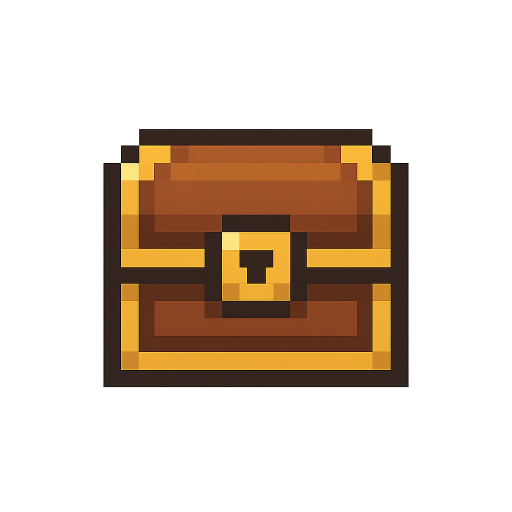
#> input picture data/objects/treasure.png, 1024 x 1024 px, found by its file name (shown at 1/2 size)
$ python mesh.py
#> lines starting #> are read from the running program, lines starting #| are printed output that depends on the picture; after the words box and inside, x2 and y2 are one past the last pixel; in counts of white or black regions, pixels touching at a corner belong together
### gen_pixel_art/utils.py
"""Utility functions for generative pixel art."""
from PIL import Image, ImageDraw
import numpy as np

def crop_border(image : Image.Image, num_pixels: int=1) -> Image.Image:
    """Crop the boder of an image by a few pixels."""
    width, height = image.size
    box = (num_pixels, num_pixels, width - num_pixels, height - num_pixels)
    cropped = image.crop(box)
    return cropped

def rgba_to_masked_grayscale(image: Image.Image, opacity_threshold: int = 128) -> Image.Image:
    """
    Convert an RGBA image to 8-bit grayscale,
    forcing any semi- or fully-transparent pixel to zero.
    """
    rgba = image.convert("RGBA")
    arr = np.array(rgba)

    # get channels and compute luma (Rec. 601)
    r, g, b, a = arr[..., 0], arr[..., 1], arr[..., 2], arr[..., 3]
    luma = (0.299*r + 0.587*g + 0.114*b).astype(np.uint8)

    # zero out anything below the opacity threshold
    luma[a < opacity_threshold] = 0

    greyscale = Image.fromarray(luma, mode="L")
    return greyscale

# [43 lines left out: functions overlay_grid_lines, scale_img, naive_downsample_upsample, not called in this run]

### gen_pixel_art/mesh.py
from pathlib import Path
from PIL import Image
import numpy as np
import cv2
from gen_pixel_art import utils

def close_edges(edges: np.ndarray, kernel_size: int = 10) -> np.ndarray:
    """
    Apply a morphological closing to fill small gaps in edge map.
    """
    # Use a rectangular kernel of size kernel_size x kernel_size
    kernel = cv2.getStructuringElement(cv2.MORPH_RECT, (kernel_size, kernel_size))
    closed = cv2.morphologyEx(edges, cv2.MORPH_CLOSE, kernel)
    return closed

def cluster_lines(lines: list[int], threshold: int = 4) -> list[int]:
    """Remove lines that are too close to each other by clustering near values"""
    if not lines:
        return []
    lines = sorted(lines)
    clusters = [[lines[0]]]
    for p in lines[1:]:
        if abs(p - clusters[-1][-1]) <= threshold:
            clusters[-1].append(p)
        else:
            clusters.append([p])
    # use the median of each cluster
    return [int(np.median(cluster)) for cluster in clusters]

def detect_grid_lines(edges: np.ndarray,
                      hough_rho: float = 1.0,
                      hough_theta_rad: float = np.deg2rad(1),
                      hough_threshold: int = 100,
                      hough_min_line_len: int = 50,
                      hough_max_line_gap: int = 10,
                      angle_threshold_deg = 15
                     ) -> tuple[list[int], list[int]]:
    """
    - Use Hough line transformation to detect the pixel edges.
    - Only keep lines that are close to vertical or horizontal
    - Cluster the lines so they aren't too close
    Return:
    - two lists: x-coordinates (vertical lines) and y-coordinates (horizontal lines)
    """
    hough_lines = cv2.HoughLinesP(edges,
                                  hough_rho,
                                  hough_theta_rad,
                                  hough_threshold,
                                  minLineLength=hough_min_line_len,
                                  maxLineGap=hough_max_line_gap)

    height, width = edges.shape
    # Include the sides of the image in lines since they aren't detected by the Hough transform
    lines_x, lines_y = [0, width-1], [0, height-1]
    if hough_lines is None:
        return lines_x, lines_y

    # Loop over all detected lines, only keep the ones that are close to verticle or horizontal
    for x1, y1, x2, y2 in hough_lines[:,0]:
        dx, dy = x2 - x1, y2 - y1
        angle = abs(np.arctan2(dy, dx))
        # vertical if angle > 90- threshold, horizontal if angle < threshold
        if angle > np.deg2rad(90-angle_threshold_deg):
            lines_x.append(round((x1 + x2)/2))
        elif angle < np.deg2rad(angle_threshold_deg):
            lines_y.append(round((y1 + y2)/2))

    unclustered_lines_x = cluster_lines(lines_x)
    unclustered_lines_y = cluster_lines(lines_y)
    return unclustered_lines_x, unclustered_lines_y

def get_pixel_width(lines_x: list[int], lines_y: list[int], trim_outlier_fraction: float = 0.2) -> int:
    """
    Takes lists of line coordinates in x and y direction, and outlier fraction.
    Returns the predicted pixel width by filtering outliers and taking the median.
    We assume that the grid spacing is equal in box x and y direction,
    which is why dx and dy are concatenated.

    The resulting width does not have to be perfect because the color of the pixels
    are detemined by which color is mostly in the corresponding cells.

    This method could be generalized to cases when the pixel size in the x direction
    is different from the y direction, then the width of each direction
    would have to be calculated separately.
    """
    dx = np.diff(lines_x)
    dy = np.diff(lines_y)
    gaps = np.concatenate((dx, dy))

    # Filter lower and upper percentile
    low = np.percentile(gaps, 100 * trim_outlier_fraction)
    hi = np.percentile(gaps, 100 * (1 - trim_outlier_fraction))
    middle = gaps[(gaps >= low) & (gaps <= hi)]
    if len(middle) == 0:
        # fallback to median of all gaps
        middle = gaps

    return np.median(middle)

def homogenize_lines(lines: list[int], pixel_width: int) -> list[int]:
    """
    Given sorted line coords and pixel width,
    further partition those line coordinates to approximately even spacing.
    """
    section_widths = np.diff(lines)
    complete_lines = lines[:-1]
    for index, section_width in enumerate(section_widths):
        # Get number of pixels to partition section width into
        num_pixels = int(np.round(section_width / pixel_width))
        if num_pixels == 0:
            section_pixel_width = 0
        else:
            section_pixel_width = section_width / num_pixels
        line_start = lines[index]
        section_lines = [line_start + int(n*section_pixel_width) for n in range(num_pixels)]
        # Replace the start index in completed lines with list of new line coordinates
        # Everything will be unpacked after to maintain indexes
        complete_lines[index] = section_lines

    complete_lines = [line for sublist in complete_lines for line in sublist]
    # Add last line back in because it was excluded earlier
    complete_lines.append(lines[-1])

    return complete_lines

def compute_mesh(img: Image.Image,
                 canny_thresholds: tuple[int] = (50, 200),
                 closure_kernel_size: int = 8,
                 output_dir: Path | None = None) -> tuple[list[int]]:
    """
    Finds grid lines of a high resolution noisy image.
    - Uses Canny edge detector to find vertical and horizontal edges
    - Closes small gets between edges with morphological closing
    - Uses Hough transform to detect pixel edge lines
    - Finds true width of pixels from line differences
    - Completes mesh by filling in gaps between identified lines
    inputs:
        img_path: Path to image
        canny_thresholds: thresholds 1 and 2 for canny edge detection algorithm
        morphological_closure_kernel_size: Kernel size for the morphological closure

    """
    # Crop border and zero out mostly transparent pixels from alpha
    cropped_img = utils.crop_border(img, num_pixels=2)
    grey_img = utils.rgba_to_masked_grayscale(cropped_img)

    # Find edges using Canny edge detection
    edges = cv2.Canny(np.array(grey_img), *canny_thresholds)

    # Close small gaps in edges with morphological closing
    closed_edges = close_edges(edges, kernel_size=closure_kernel_size)

    # Use Hough transform to detect the pixel lines
    lines_x, lines_y = detect_grid_lines(closed_edges)

    # Get the true width of the pixels
    pixel_width = get_pixel_width(lines_x, lines_y)

    # Fill in the gaps between the lines to complete the grid
    mesh_x = homogenize_lines(lines_x, pixel_width)
    mesh_y = homogenize_lines(lines_y, pixel_width)

    if output_dir is not None:
        edges_img = Image.fromarray(edges, mode="L")
        edges_img.save(output_dir / "edges.png")
        closed_edges_img = Image.fromarray(closed_edges, mode="L")
        closed_edges_img.save(output_dir / "closed_edges.png")

        img_with_lines = utils.overlay_grid_lines(img, lines_x, lines_y)
        img_with_lines.save(output_dir / "lines.png")
        img_with_completed_lines = utils.overlay_grid_lines(img, mesh_x, mesh_y)
        img_with_completed_lines.save(output_dir / "mesh.png")

    return mesh_x, mesh_y

def main():
    img_path = Path.cwd() / "data" / "objects" / "treasure.png"
    img = Image.open(img_path).convert("RGBA")
#> img is the input picture: PIL image 1024x1024 RGBA; mean R, G, B, A 104, 84.5, 67.5, 74.7
    grid_lines = compute_mesh(img)
#> in rgba_to_masked_grayscale, `r, g, b, a = arr[..., 0], arr[..., 1], arr[..., 2], arr[..., 3]`:
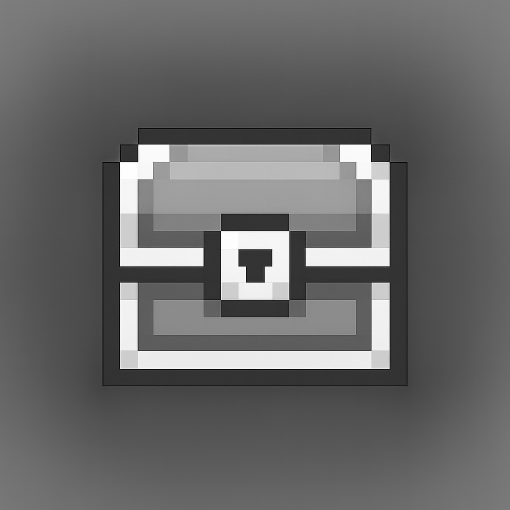
#> r: shape (1020, 1020) (shown at 1/2 size); min 0, max 255, mean 103.9
#> in rgba_to_masked_grayscale, `r, g, b, a = arr[..., 0], arr[..., 1], arr[..., 2], arr[..., 3]`:
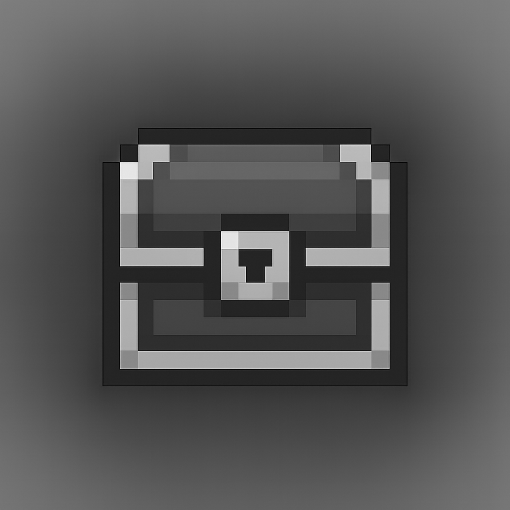
#> g: shape (1020, 1020) (shown at 1/2 size); min 0, max 255, mean 84.3
#> in rgba_to_masked_grayscale, `r, g, b, a = arr[..., 0], arr[..., 1], arr[..., 2], arr[..., 3]`:
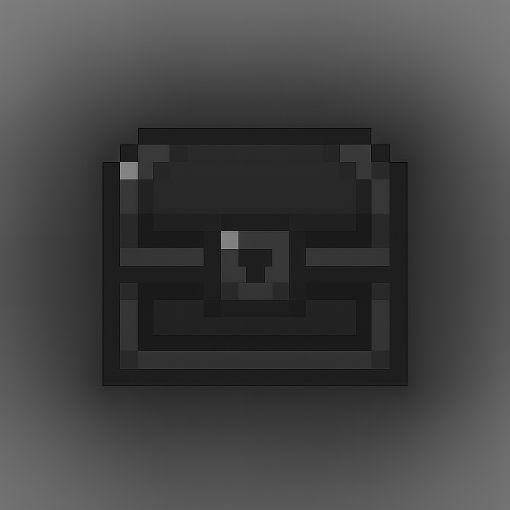
#> b: shape (1020, 1020) (shown at 1/2 size); min 0, max 208, mean 67.2
#> in rgba_to_masked_grayscale, `r, g, b, a = arr[..., 0], arr[..., 1], arr[..., 2], arr[..., 3]`:
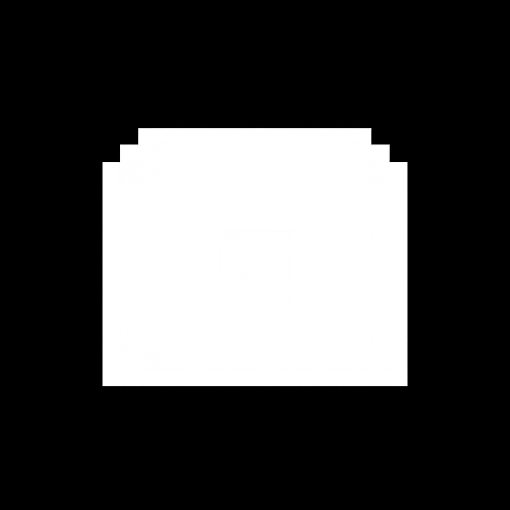
#> a: shape (1020, 1020) (shown at 1/2 size); min 0, max 255, mean 75.3
#> in rgba_to_masked_grayscale, `luma[a < opacity_threshold] = 0`:
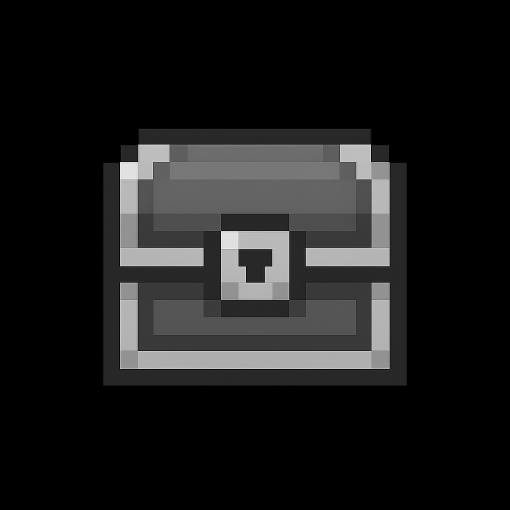
#> luma: shape (1020, 1020) (shown at 1/2 size); min 0, max 249, mean 26.9
#> in compute_mesh, `edges = cv2.Canny(np.array(grey_img), *canny_thresholds)`:
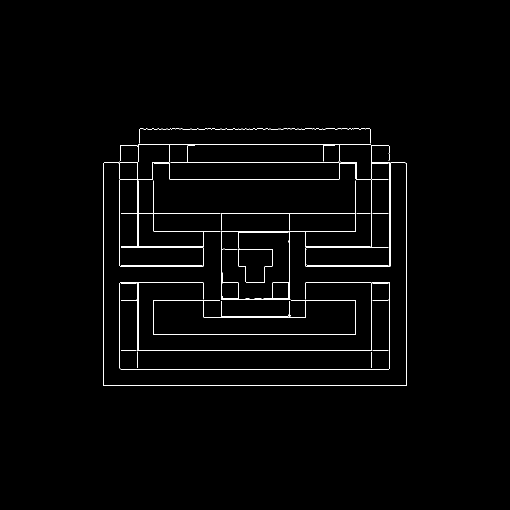
#> edges: shape (1020, 1020) (shown at 1/2 size); 1.2% white in thin lines or dots, all inside (x1, y1, x2, y2) = (206, 257, 814, 772)
#> in close_edges, `closed = cv2.morphologyEx(edges, cv2.MORPH_CLOSE, kernel)`:
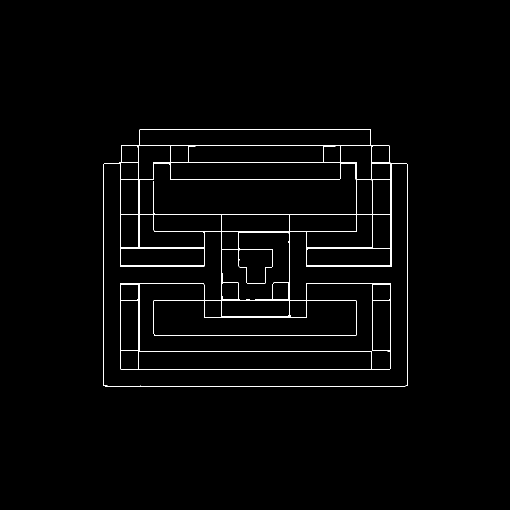
#> closed: shape (1020, 1020) (shown at 1/2 size); 1.4% white in thin lines or dots, all inside (x1, y1, x2, y2) = (207, 258, 815, 773)
#> in detect_grid_lines, `hough_lines = cv2.HoughLinesP(edges, hough_rho, hough_theta_rad, hough..`: hough_lines = 48 rows, first 6: [210, 772, 810, 772], [242, 739, 778, 739], [306, 325, 713, 325], [340, 359, 679, 359], [240, 428, 782, 428], [276, 702, 743, 702]
#> the loop in detect_grid_lines, `for x1, y1, x2, y2 in hough_lines[:,0]:` made 48 passes
#> (x1, y1, x2, y2, dx, dy, angle) on passes 1 to 8: (210, 772, 810, 772, 600, 0, 0), (242, 739, 778, 739, 536, 0, 0), (306, 325, 713, 325, 407, 0, 0), (340, 359, 679, 359, 339, 0, 0), (240, 428, 782, 428, 542, 0, 0), (276, 702, 743, 702, 467, 0, 0), (277, 290, 742, 290, 465, 0, 0), (814, 771, 814, 328, 0, -443, 1.57)
#> after the loop in detect_grid_lines, `for x1, y1, x2, y2 in hough_lines[:,0]:`: lines_x = [0, 1019, 814, 207, 240, 780, 276, 277, 744, 278, 781, 712, 782, 443, 579, 307, 612, 408, 278, 743]; lines_y = 32 values, max 1019 at index 1, min 0 at index 0, mean 505.2
#> in cluster_lines, `lines = sorted(lines)`: lines = [0, 207, 240, 276, 277, 278, 278, 307, 408, 443, 579, 612, 712, 743, 744, 780, 781, 782, 814, 1019]
#> in cluster_lines, `clusters = [[lines[0]]]`: clusters = [[0]]
#> the loop in cluster_lines, `for p in lines[1:]:` made 19 passes
#> p on passes 1 to 8: 207, 240, 276, 277, 278, 278, 307, 408
#> after the loop in cluster_lines, `for p in lines[1:]:`: clusters = [[0], [207], [240], [276, 277, 278, 278], [307], [408], [443], [579], [612], [712], [743, 744], [780, 781, 782], [814], [1019]]
#> in detect_grid_lines, `unclustered_lines_x = cluster_lines(lines_x)`: unclustered_lines_x = [0, 207, 240, 277, 307, 408, 443, 579, 612, 712, 743, 781, 814, 1019]
#> the loop in cluster_lines (call 2), `for p in lines[1:]:` made 31 passes
#> p on passes 1 to 8: 258, 258, 259, 290, 325, 326, 359, 428
#> in detect_grid_lines, `unclustered_lines_y = cluster_lines(lines_y)`: unclustered_lines_y = [0, 258, 290, 325, 359, 428, 463, 495, 532, 566, 600, 634, 670, 702, 739, 772, 1019]
#> in compute_mesh, `lines_x, lines_y = detect_grid_lines(closed_edges)`: lines_x has the same summary as unclustered_lines_x in detect_grid_lines; lines_y has the same summary as unclustered_lines_y in detect_grid_lines
#> in get_pixel_width, `dx = np.diff(lines_x)`: dx = [207, 33, 37, 30, 101, 35, 136, 33, 100, 31, 38, 33, 205]
#> in get_pixel_width, `dy = np.diff(lines_y)`: dy = [258, 32, 35, 34, 69, 35, 32, 37, 34, 34, 34, 36, 32, 37, 33, 247]
#> in get_pixel_width, `gaps = np.concatenate((dx, dy))`: gaps = 29 values, max 258 at index 13, min 30 at index 3, mean 70.28
#> in get_pixel_width, `low = np.percentile(gaps, 100 * trim_outlier_fraction)`: low = 33
#> in get_pixel_width, `hi = np.percentile(gaps, 100 * (1 - trim_outlier_fraction))`: hi = 100.4
#> in get_pixel_width, `middle = gaps[(gaps >= low) & (gaps <= hi)]`: middle = 18 values, max 100 at index 4, min 33 at index 0, mean 40.39
#> in compute_mesh, `pixel_width = get_pixel_width(lines_x, lines_y)`: pixel_width = 35
#> in homogenize_lines, `section_widths = np.diff(lines)`: section_widths has the same summary as dx in get_pixel_width
#> in homogenize_lines, `complete_lines = lines[:-1]`: complete_lines = [0, 207, 240, 277, 307, 408, 443, 579, 612, 712, 743, 781, 814]
#> the loop in homogenize_lines, `for index, section_width in enumerate(section_widths):` made 13 passes
#> (section_width, num_pixels, section_pixel_width, line_start, section_lines) on passes 1 to 8: (207, 6, 34.5, 0, [0, 34, 69, 103, 138, 172]), (33, 1, 33, 207, [207]), (37, 1, 37, 240, [240]), (30, 1, 30, 277, [277]), (101, 3, 33.67, 307, [307, 340, 374]), (35, 1, 35, 408, [408]), (136, 4, 34, 443, [443, 477, 511, 545]), (33, 1, 33, 579, [579])
#> after the loop in homogenize_lines, `for index, section_width in enumerate(section_widths):`: complete_lines = [[0, 34, 69, 103, 138, 172], [207], [240], [277], [307, 340, 374], [408], [443, 477, 511, 545], [579], [612, 645, 678], [712], [743], [781], [814, 848, 882, 916, 950, 984]]
#> in homogenize_lines, `complete_lines = [line for sublist in complete_lines for line in subli..`: complete_lines = 30 values from 0 to 984
#> in compute_mesh, `mesh_x = homogenize_lines(lines_x, pixel_width)`: mesh_x = 31 values from 0 to 1019
#> the loop in homogenize_lines (call 2), `for index, section_width in enumerate(section_widths):` made 16 passes
#> (section_width, num_pixels, section_pixel_width, line_start, section_lines) on passes 1 to 8: (258, 7, 36.86, 0, [0, 36, 73, 110, 147, 184, 221]), (32, 1, 32, 258, [258]), (35, 1, 35, 290, [290]), (34, 1, 34, 325, [325]), (69, 2, 34.5, 359, [359, 393]), (35, 1, 35, 428, [428]), (32, 1, 32, 463, [463]), (37, 1, 37, 495, [495])
#> in compute_mesh, `mesh_y = homogenize_lines(lines_y, pixel_width)`: mesh_y = 30 values from 0 to 1019
    print(grid_lines)
#> (printed output is left out)

if __name__ == "__main__":
    main()
